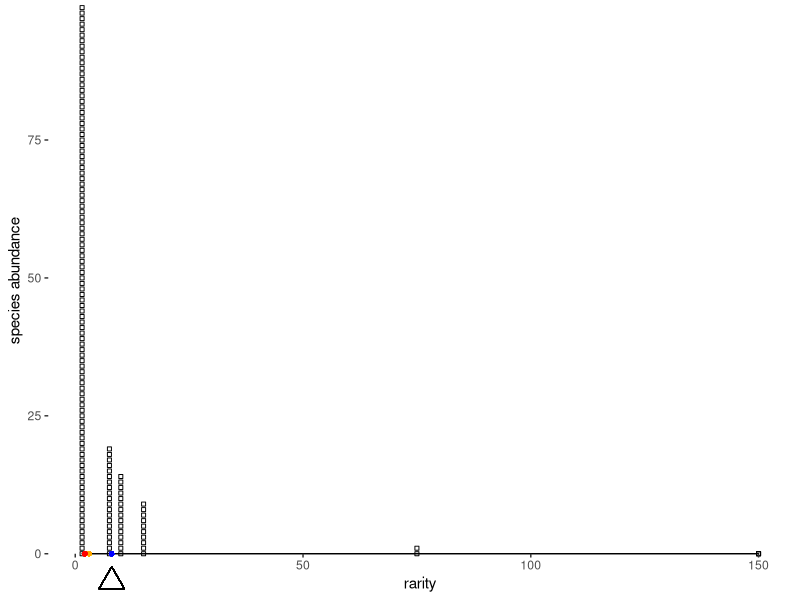
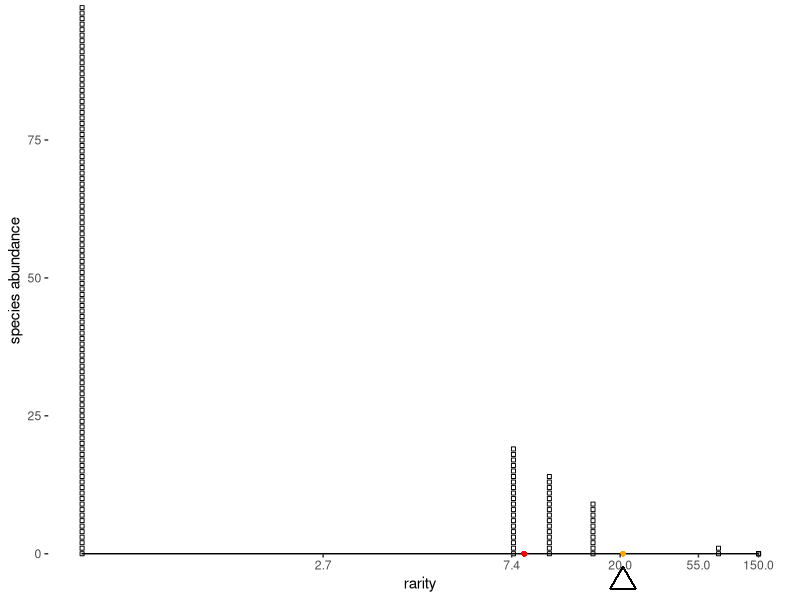
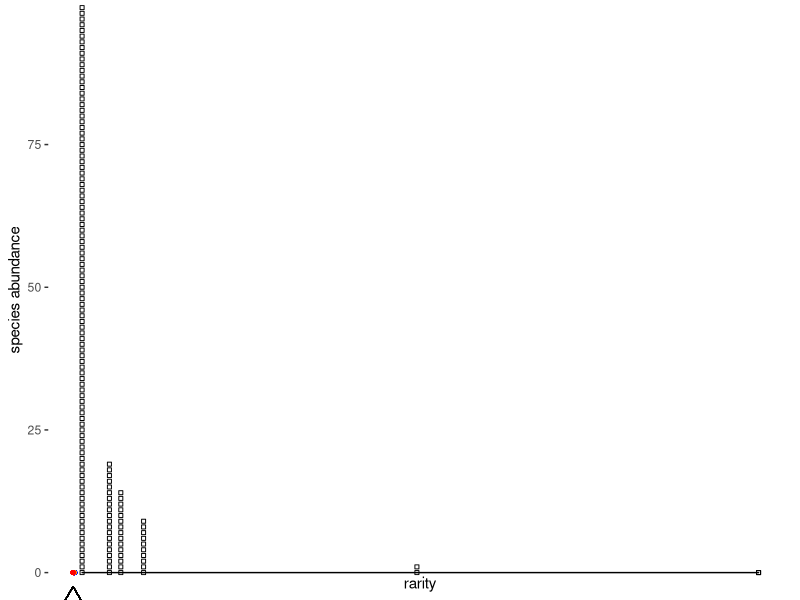

Here is the R script that generated these plots, in order:
library(tidyverse)
library(ggthemes)
library(grid)

theme_set(theme_tufte(base_family = "sans"))

require(scales) # trans_new() is in the scales library
pfun=function(x, pow){
	if (pow==0) return(log(x))
	return(sign(pow)*x^pow)
}

ipfun=function(x, pow, offset=0){
	if (pow==0) return(exp(x))
	return(sign(pow)*(x+offset)^(1/pow))
}

#add a diversity function to make graphs more complicated
dfun<-function(ab, l){ipfun(sum(ab*pfun(sum(ab)/ab, l))/sum(ab),l)}

## This is weird craftiness to make functions above work with coord_trans

prettify <- function(breaks){
    # round numbers, more aggressively the larger they are
    digits <- -floor(log10(abs(breaks))) + 1
    digits[breaks == 0] <- 0
    return(round(breaks, digits = digits))
}

power_trans = function(pow) trans_new(name="power"
    , transform = function(x) pfun(x, pow)
	, inverse = function(x) ipfun(x, pow)
	, breaks = function(x) prettify(trans_breaks(function(x) pfun(x, pow), function(x) ipfun(x, pow), n =5) (c(0,x)*1.1))
    , domain = c(1, 10000)
)

#add some stupid columns and rows to df to make easier to graph
fancy_rep<-function(df){k<-data.frame(df[rep(1:nrow(df), df$abundance),])
    k %>% group_by(abundance) %>% mutate(gr=1:abundance)}

#Function to plot everything, with some complicated parts inside
rarity_plot <- function(abundance, p){
	rf <- tibble(names = as.factor(1:length(abundance))
		, abundance
		, rarity = sum(abundance)/abundance
	)
	div <- summarise(rf, div=ipfun(
		sum(abundance*pfun(rarity, p))/sum(abundance)
		, p
	)) %>% pull(div)
	
	rf2<-fancy_rep(rf) 
	
	rp <- (ggplot(rf2, aes(x=rarity))
	      
	       +geom_point(aes(y=gr-1), size=1.2, shape=22)
	       #line segment instead of stacked boxes
	    # + geom_segment(aes(x=rarity, xend=rarity, y=abundance, yend=0), size=1.6)
	
	    #This deals with clipping, but messes up axis ticks transformation
	   +coord_trans(x=power_trans(pow=p),clip="off")
		#works with ticks but not fulcrum
	    + scale_x_continuous(trans=power_trans(pow=p))
		
	    # fix x-axis at y=0
		+ scale_y_continuous(expand=c(0,0))

		#this is what makes the axis lines... it is just a line segment from min to max of the provided data. the breaks are provided in scale_x_continuous or scale_y_continuous, wich in turn can get them from 
		+ geom_rangeframe(data=data.frame(rarity=c(min(rf$rarity), max(rf$rarity)), abundance=c(0,max(rf$abundance)+10)))
	# + geom_point(aes(x=div, y=-2, color="red"))
	
	    + theme(legend.position="none")
	+labs(y="species abundance")
	
	+ geom_point(x=dfun(ab,1), y=0, color="blue", size=1)
	+ geom_point(x=dfun(ab,0), y=0, color="orange", size=1)
	+ geom_point(x=dfun(ab,-1), y=0, color="red", size=1)
	+ geom_point(x=div, y=-0.05*max(ab), size=6, shape=2)
	)
	return(rp)
}

#provide abundance vectors
ab <- c(20,30,50)
ab<-c(100, 20, 15, 10, 2, 1, 1,1)
# ab<-c(50,20,30,5,3,2)

#actually plot data
# plot_properly<-function(x){
#     gt<-x
# gt$layout$clip[gt$layout$name=="panel"] <- "off"
# grid.draw(gt)
# }
quartz()

rarity_plot(ab,1)
rarity_plot(ab,0)
rarity_plot(ab,-1)
